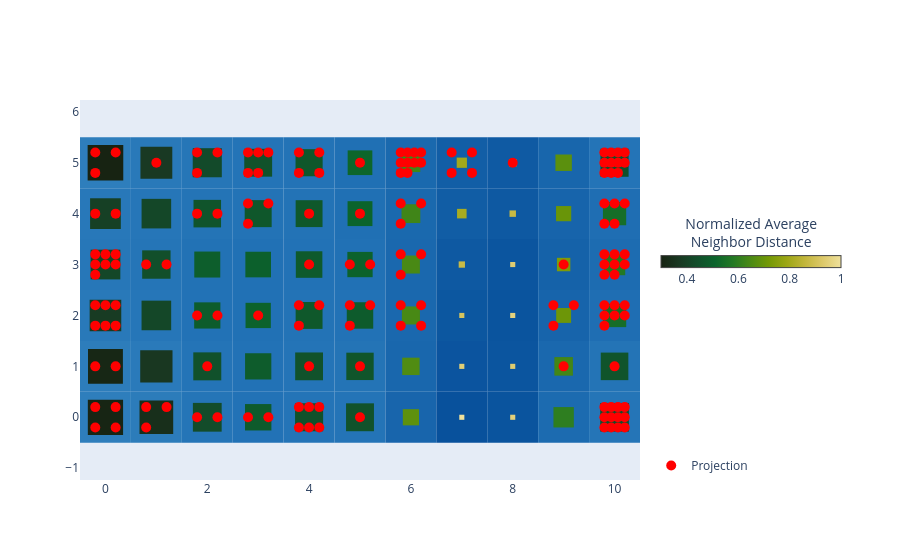

Notebook source saved alongside this figure:
### Code cell
basin.pond() \
    .pad_layer() \
    .attraction_layer(X_scaled) \
    .visualize();

### Figure 1 — Plotly figure (JSON) as saved in the notebook; plotly's stock layout.template omitted (floating-point values rounded to 4 significant figures; data arrays with more than 128 entries replaced by an {"elided": "..."} marker saying what was removed)
{"data": [{"hoverinfo": "none", "marker": {"cmax": 1, "cmin": 0.3, "color": [0.3], "colorbar": {"len": 200, "lenmode": "pixels", "orientation": "h", "thickness": 12, "title": {"side": "top", "text": "Normalized Average<br>Neighbor Distance"}, "x": 1.02, "xanchor": "left", "y": 0.6, "yanchor": "middle"}, "colorscale": [[0, "rgb(23, 35, 18)"], [0.1, "rgb(25, 56, 34)"], [0.2, "rgb(18, 78, 43)"], [0.3, "rgb(11, 100, 44)"], [0.4, "rgb(35, 121, 36)"], [0.5, "rgb(75, 138, 20)"], [0.6, "rgb(116, 153, 5)"], [0.7, "rgb(157, 167, 21)"], [0.8, "rgb(194, 182, 59)"], [0.9, "rgb(221, 201, 106)"], [1, "rgb(239, 225, 156)"]], "showscale": true}, "mode": "markers", "showlegend": false, "type": "scatter", "x": [null], "y": [null]}, {"marker": {"color": "red", "size": 10, "symbol": "circle"}, "mode": "markers", "name": "Projection", "type": "scatter", "x": {"elided": "150 float values"}, "y": {"elided": "150 float values"}}], "layout": {"autosize": true, "legend": {"x": 1.02, "xanchor": "left", "y": 0, "yanchor": "bottom"}, "margin": {"r": 260}, "shapes": [{"fillcolor": "rgb(46, 126, 188)", "layer": "between", "line": {"width": 0}, "type": "rect", "x0": -0.5, "x1": 0.5, "xref": "x", "y0": -0.5, "y1": 0.5, "yref": "y"}, {"fillcolor": "rgb(44, 124, 186)", "layer": "between", "line": {"width": 0}, "type": "rect", "x0": 0.5, "x1": 1.5, "xref": "x", "y0": -0.5, "y1": 0.5, "yref": "y"}, {"fillcolor": "rgb(37, 117, 183)", "layer": "between", "line": {"width": 0}, "type": "rect", "x0": 1.5, "x1": 2.5, "xref": "x", "y0": -0.5, "y1": 0.5, "yref": "y"}, {"fillcolor": "rgb(34, 114, 182)", "layer": "between", "line": {"width": 0}, "type": "rect", "x0": 2.5, "x1": 3.5, "xref": "x", "y0": -0.5, "y1": 0.5, "yref": "y"}, {"fillcolor": "rgb(36, 116, 183)", "layer": "between", "line": {"width": 0}, "type": "rect", "x0": 3.5, "x1": 4.5, "xref": "x", "y0": -0.5, "y1": 0.5, "yref": "y"}, {"fillcolor": "rgb(36, 116, 183)", "layer": "between", "line": {"width": 0}, "type": "rect", "x0": 4.5, "x1": 5.5, "xref": "x", "y0": -0.5, "y1": 0.5, "yref": "y"}, {"fillcolor": "rgb(24, 101, 172)", "layer": "between", "line": {"width": 0}, "type": "rect", "x0": 5.5, "x1": 6.5, "xref": "x", "y0": -0.5, "y1": 0.5, "yref": "y"}, {"fillcolor": "rgb(8, 81, 156)", "layer": "between", "line": {"width": 0}, "type": "rect", "x0": 6.5, "x1": 7.5, "xref": "x", "y0": -0.5, "y1": 0.5, "yref": "y"}, {"fillcolor": "rgb(10, 84, 158)", "layer": "between", "line": {"width": 0}, "type": "rect", "x0": 7.5, "x1": 8.5, "xref": "x", "y0": -0.5, "y1": 0.5, "yref": "y"}, {"fillcolor": "rgb(28, 107, 176)", "layer": "between", "line": {"width": 0}, "type": "rect", "x0": 8.5, "x1": 9.5, "xref": "x", "y0": -0.5, "y1": 0.5, "yref": "y"}, {"fillcolor": "rgb(37, 117, 183)", "layer": "between", "line": {"width": 0}, "type": "rect", "x0": 9.5, "x1": 10.5, "xref": "x", "y0": -0.5, "y1": 0.5, "yref": "y"}, {"fillcolor": "rgb(45, 125, 187)", "layer": "between", "line": {"width": 0}, "type": "rect", "x0": -0.5, "x1": 0.5, "xref": "x", "y0": 0.5, "y1": 1.5, "yref": "y"}, {"fillcolor": "rgb(42, 122, 186)", "layer": "between", "line": {"width": 0}, "type": "rect", "x0": 0.5, "x1": 1.5, "xref": "x", "y0": 0.5, "y1": 1.5, "yref": "y"}, {"fillcolor": "rgb(36, 116, 183)", "layer": "between", "line": {"width": 0}, "type": "rect", "x0": 1.5, "x1": 2.5, "xref": "x", "y0": 0.5, "y1": 1.5, "yref": "y"}, {"fillcolor": "rgb(34, 114, 182)", "layer": "between", "line": {"width": 0}, "type": "rect", "x0": 2.5, "x1": 3.5, "xref": "x", "y0": 0.5, "y1": 1.5, "yref": "y"}, {"fillcolor": "rgb(36, 116, 183)", "layer": "between", "line": {"width": 0}, "type": "rect", "x0": 3.5, "x1": 4.5, "xref": "x", "y0": 0.5, "y1": 1.5, "yref": "y"}, {"fillcolor": "rgb(36, 116, 182)", "layer": "between", "line": {"width": 0}, "type": "rect", "x0": 4.5, "x1": 5.5, "xref": "x", "y0": 0.5, "y1": 1.5, "yref": "y"}, {"fillcolor": "rgb(25, 103, 173)", "layer": "between", "line": {"width": 0}, "type": "rect", "x0": 5.5, "x1": 6.5, "xref": "x", "y0": 0.5, "y1": 1.5, "yref": "y"}, {"fillcolor": "rgb(11, 84, 159)", "layer": "between", "line": {"width": 0}, "type": "rect", "x0": 6.5, "x1": 7.5, "xref": "x", "y0": 0.5, "y1": 1.5, "yref": "y"}, {"fillcolor": "rgb(11, 85, 159)", "layer": "between", "line": {"width": 0}, "type": "rect", "x0": 7.5, "x1": 8.5, "xref": "x", "y0": 0.5, "y1": 1.5, "yref": "y"}, {"fillcolor": "rgb(26, 104, 174)", "layer": "between", "line": {"width": 0}, "type": "rect", "x0": 8.5, "x1": 9.5, "xref": "x", "y0": 0.5, "y1": 1.5, "yref": "y"}, {"fillcolor": "rgb(36, 116, 182)", "layer": "between", "line": {"width": 0}, "type": "rect", "x0": 9.5, "x1": 10.5, "xref": "x", "y0": 0.5, "y1": 1.5, "yref": "y"}, {"fillcolor": "rgb(41, 121, 185)", "layer": "between", "line": {"width": 0}, "type": "rect", "x0": -0.5, "x1": 0.5, "xref": "x", "y0": 1.5, "y1": 2.5, "yref": "y"}, {"fillcolor": "rgb(38, 118, 184)", "layer": "between", "line": {"width": 0}, "type": "rect", "x0": 0.5, "x1": 1.5, "xref": "x", "y0": 1.5, "y1": 2.5, "yref": "y"}, {"fillcolor": "rgb(34, 114, 182)", "layer": "between", "line": {"width": 0}, "type": "rect", "x0": 1.5, "x1": 2.5, "xref": "x", "y0": 1.5, "y1": 2.5, "yref": "y"}, {"fillcolor": "rgb(33, 113, 181)", "layer": "between", "line": {"width": 0}, "type": "rect", "x0": 2.5, "x1": 3.5, "xref": "x", "y0": 1.5, "y1": 2.5, "yref": "y"}, {"fillcolor": "rgb(35, 115, 182)", "layer": "between", "line": {"width": 0}, "type": "rect", "x0": 3.5, "x1": 4.5, "xref": "x", "y0": 1.5, "y1": 2.5, "yref": "y"}, {"fillcolor": "rgb(34, 114, 182)", "layer": "between", "line": {"width": 0}, "type": "rect", "x0": 4.5, "x1": 5.5, "xref": "x", "y0": 1.5, "y1": 2.5, "yref": "y"}, {"fillcolor": "rgb(26, 104, 174)", "layer": "between", "line": {"width": 0}, "type": "rect", "x0": 5.5, "x1": 6.5, "xref": "x", "y0": 1.5, "y1": 2.5, "yref": "y"}, {"fillcolor": "rgb(12, 87, 160)", "layer": "between", "line": {"width": 0}, "type": "rect", "x0": 6.5, "x1": 7.5, "xref": "x", "y0": 1.5, "y1": 2.5, "yref": "y"}, {"fillcolor": "rgb(10, 84, 158)", "layer": "between", "line": {"width": 0}, "type": "rect", "x0": 7.5, "x1": 8.5, "xref": "x", "y0": 1.5, "y1": 2.5, "yref": "y"}, {"fillcolor": "rgb(23, 100, 171)", "layer": "between", "line": {"width": 0}, "type": "rect", "x0": 8.5, "x1": 9.5, "xref": "x", "y0": 1.5, "y1": 2.5, "yref": "y"}, {"fillcolor": "rgb(31, 110, 179)", "layer": "between", "line": {"width": 0}, "type": "rect", "x0": 9.5, "x1": 10.5, "xref": "x", "y0": 1.5, "y1": 2.5, "yref": "y"}, {"fillcolor": "rgb(39, 119, 184)", "layer": "between", "line": {"width": 0}, "type": "rect", "x0": -0.5, "x1": 0.5, "xref": "x", "y0": 2.5, "y1": 3.5, "yref": "y"}, {"fillcolor": "rgb(37, 117, 183)", "layer": "between", "line": {"width": 0}, "type": "rect", "x0": 0.5, "x1": 1.5, "xref": "x", "y0": 2.5, "y1": 3.5, "yref": "y"}, {"fillcolor": "rgb(34, 114, 181)", "layer": "between", "line": {"width": 0}, "type": "rect", "x0": 1.5, "x1": 2.5, "xref": "x", "y0": 2.5, "y1": 3.5, "yref": "y"}, {"fillcolor": "rgb(33, 113, 181)", "layer": "between", "line": {"width": 0}, "type": "rect", "x0": 2.5, "x1": 3.5, "xref": "x", "y0": 2.5, "y1": 3.5, "yref": "y"}, {"fillcolor": "rgb(34, 114, 182)", "layer": "between", "line": {"width": 0}, "type": "rect", "x0": 3.5, "x1": 4.5, "xref": "x", "y0": 2.5, "y1": 3.5, "yref": "y"}, {"fillcolor": "rgb(33, 113, 181)", "layer": "between", "line": {"width": 0}, "type": "rect", "x0": 4.5, "x1": 5.5, "xref": "x", "y0": 2.5, "y1": 3.5, "yref": "y"}, {"fillcolor": "rgb(26, 104, 174)", "layer": "between", "line": {"width": 0}, "type": "rect", "x0": 5.5, "x1": 6.5, "xref": "x", "y0": 2.5, "y1": 3.5, "yref": "y"}, {"fillcolor": "rgb(14, 89, 162)", "layer": "between", "line": {"width": 0}, "type": "rect", "x0": 6.5, "x1": 7.5, "xref": "x", "y0": 2.5, "y1": 3.5, "yref": "y"}, {"fillcolor": "rgb(11, 85, 159)", "layer": "between", "line": {"width": 0}, "type": "rect", "x0": 7.5, "x1": 8.5, "xref": "x", "y0": 2.5, "y1": 3.5, "yref": "y"}, {"fillcolor": "rgb(21, 98, 169)", "layer": "between", "line": {"width": 0}, "type": "rect", "x0": 8.5, "x1": 9.5, "xref": "x", "y0": 2.5, "y1": 3.5, "yref": "y"}, {"fillcolor": "rgb(29, 108, 177)", "layer": "between", "line": {"width": 0}, "type": "rect", "x0": 9.5, "x1": 10.5, "xref": "x", "y0": 2.5, "y1": 3.5, "yref": "y"}, {"fillcolor": "rgb(40, 120, 185)", "layer": "between", "line": {"width": 0}, "type": "rect", "x0": -0.5, "x1": 0.5, "xref": "x", "y0": 3.5, "y1": 4.5, "yref": "y"}, {"fillcolor": "rgb(38, 118, 184)", "layer": "between", "line": {"width": 0}, "type": "rect", "x0": 0.5, "x1": 1.5, "xref": "x", "y0": 3.5, "y1": 4.5, "yref": "y"}, {"fillcolor": "rgb(36, 116, 182)", "layer": "between", "line": {"width": 0}, "type": "rect", "x0": 1.5, "x1": 2.5, "xref": "x", "y0": 3.5, "y1": 4.5, "yref": "y"}, {"fillcolor": "rgb(35, 115, 182)", "layer": "between", "line": {"width": 0}, "type": "rect", "x0": 2.5, "x1": 3.5, "xref": "x", "y0": 3.5, "y1": 4.5, "yref": "y"}, {"fillcolor": "rgb(35, 115, 182)", "layer": "between", "line": {"width": 0}, "type": "rect", "x0": 3.5, "x1": 4.5, "xref": "x", "y0": 3.5, "y1": 4.5, "yref": "y"}, {"fillcolor": "rgb(32, 112, 180)", "layer": "between", "line": {"width": 0}, "type": "rect", "x0": 4.5, "x1": 5.5, "xref": "x", "y0": 3.5, "y1": 4.5, "yref": "y"}, {"fillcolor": "rgb(26, 105, 174)", "layer": "between", "line": {"width": 0}, "type": "rect", "x0": 5.5, "x1": 6.5, "xref": "x", "y0": 3.5, "y1": 4.5, "yref": "y"}, {"fillcolor": "rgb(17, 93, 165)", "layer": "between", "line": {"width": 0}, "type": "rect", "x0": 6.5, "x1": 7.5, "xref": "x", "y0": 3.5, "y1": 4.5, "yref": "y"}, {"fillcolor": "rgb(14, 89, 162)", "layer": "between", "line": {"width": 0}, "type": "rect", "x0": 7.5, "x1": 8.5, "xref": "x", "y0": 3.5, "y1": 4.5, "yref": "y"}, {"fillcolor": "rgb(23, 100, 171)", "layer": "between", "line": {"width": 0}, "type": "rect", "x0": 8.5, "x1": 9.5, "xref": "x", "y0": 3.5, "y1": 4.5, "yref": "y"}, {"fillcolor": "rgb(31, 110, 179)", "layer": "between", "line": {"width": 0}, "type": "rect", "x0": 9.5, "x1": 10.5, "xref": "x", "y0": 3.5, "y1": 4.5, "yref": "y"}, {"fillcolor": "rgb(46, 126, 188)", "layer": "between", "line": {"width": 0}, "type": "rect", "x0": -0.5, "x1": 0.5, "xref": "x", "y0": 4.5, "y1": 5.5, "yref": "y"}, {"fillcolor": "rgb(41, 121, 185)", "layer": "between", "line": {"width": 0}, "type": "rect", "x0": 0.5, "x1": 1.5, "xref": "x", "y0": 4.5, "y1": 5.5, "yref": "y"}, {"fillcolor": "rgb(38, 118, 183)", "layer": "between", "line": {"width": 0}, "type": "rect", "x0": 1.5, "x1": 2.5, "xref": "x", "y0": 4.5, "y1": 5.5, "yref": "y"}, {"fillcolor": "rgb(36, 116, 183)", "layer": "between", "line": {"width": 0}, "type": "rect", "x0": 2.5, "x1": 3.5, "xref": "x", "y0": 4.5, "y1": 5.5, "yref": "y"}, {"fillcolor": "rgb(35, 115, 182)", "layer": "between", "line": {"width": 0}, "type": "rect", "x0": 3.5, "x1": 4.5, "xref": "x", "y0": 4.5, "y1": 5.5, "yref": "y"}, {"fillcolor": "rgb(32, 112, 180)", "layer": "between", "line": {"width": 0}, "type": "rect", "x0": 4.5, "x1": 5.5, "xref": "x", "y0": 4.5, "y1": 5.5, "yref": "y"}, {"fillcolor": "rgb(26, 105, 174)", "layer": "between", "line": {"width": 0}, "type": "rect", "x0": 5.5, "x1": 6.5, "xref": "x", "y0": 4.5, "y1": 5.5, "yref": "y"}, {"fillcolor": "rgb(18, 94, 166)", "layer": "between", "line": {"width": 0}, "type": "rect", "x0": 6.5, "x1": 7.5, "xref": "x", "y0": 4.5, "y1": 5.5, "yref": "y"}, {"fillcolor": "rgb(15, 90, 163)", "layer": "between", "line": {"width": 0}, "type": "rect", "x0": 7.5, "x1": 8.5, "xref": "x", "y0": 4.5, "y1": 5.5, "yref": "y"}, {"fillcolor": "rgb(24, 102, 172)", "layer": "between", "line": {"width": 0}, "type": "rect", "x0": 8.5, "x1": 9.5, "xref": "x", "y0": 4.5, "y1": 5.5, "yref": "y"}, {"fillcolor": "rgb(36, 116, 183)", "layer": "between", "line": {"width": 0}, "type": "rect", "x0": 9.5, "x1": 10.5, "xref": "x", "y0": 4.5, "y1": 5.5, "yref": "y"}, {"fillcolor": "rgb(23, 37, 20)", "layer": "between", "line": {"width": 0}, "type": "rect", "x0": -0.3462, "x1": 0.3462, "xref": "x", "y0": -0.3462, "y1": 0.3462, "yref": "y"}, {"fillcolor": "rgb(24, 47, 27)", "layer": "between", "line": {"width": 0}, "type": "rect", "x0": 0.6692, "x1": 1.331, "xref": "x", "y0": -0.3308, "y1": 0.3308, "yref": "y"}, {"fillcolor": "rgb(19, 76, 42)", "layer": "between", "line": {"width": 0}, "type": "rect", "x0": 1.717, "x1": 2.283, "xref": "x", "y0": -0.2826, "y1": 0.2826, "yref": "y"}, {"fillcolor": "rgb(14, 91, 44)", "layer": "between", "line": {"width": 0}, "type": "rect", "x0": 2.74, "x1": 3.26, "xref": "x", "y0": -0.2596, "y1": 0.2596, "yref": "y"}, {"fillcolor": "rgb(17, 81, 43)", "layer": "between", "line": {"width": 0}, "type": "rect", "x0": 3.724, "x1": 4.276, "xref": "x", "y0": -0.2756, "y1": 0.2756, "yref": "y"}, {"fillcolor": "rgb(17, 82, 43)", "layer": "between", "line": {"width": 0}, "type": "rect", "x0": 4.726, "x1": 5.274, "xref": "x", "y0": -0.2739, "y1": 0.2739, "yref": "y"}, {"fillcolor": "rgb(94, 145, 13)", "layer": "between", "line": {"width": 0}, "type": "rect", "x0": 5.841, "x1": 6.159, "xref": "x", "y0": -0.1591, "y1": 0.1591, "yref": "y"}, {"fillcolor": "rgb(239, 225, 156)", "layer": "between", "line": {"width": 0}, "type": "rect", "x0": 6.95, "x1": 7.05, "xref": "x", "y0": -0.05, "y1": 0.05, "yref": "y"}, {"fillcolor": "rgb(227, 208, 122)", "layer": "between", "line": {"width": 0}, "type": "rect", "x0": 7.95, "x1": 8.05, "xref": "x", "y0": -0.05, "y1": 0.05, "yref": "y"}, {"fillcolor": "rgb(46, 126, 32)", "layer": "between", "line": {"width": 0}, "type": "rect", "x0": 8.8, "x1": 9.2, "xref": "x", "y0": -0.2003, "y1": 0.2003, "yref": "y"}, {"fillcolor": "rgb(18, 77, 43)", "layer": "between", "line": {"width": 0}, "type": "rect", "x0": 9.719, "x1": 10.28, "xref": "x", "y0": -0.2815, "y1": 0.2815, "yref": "y"}, {"fillcolor": "rgb(23, 39, 21)", "layer": "between", "line": {"width": 0}, "type": "rect", "x0": -0.3428, "x1": 0.3428, "xref": "x", "y0": 0.6572, "y1": 1.343, "yref": "y"}, {"fillcolor": "rgb(25, 55, 33)", "layer": "between", "line": {"width": 0}, "type": "rect", "x0": 0.6828, "x1": 1.317, "xref": "x", "y0": 0.6828, "y1": 1.317, "yref": "y"}, {"fillcolor": "rgb(17, 81, 43)", "layer": "between", "line": {"width": 0}, "type": "rect", "x0": 1.725, "x1": 2.275, "xref": "x", "y0": 0.7251, "y1": 1.275, "yref": "y"}, {"fillcolor": "rgb(14, 92, 44)", "layer": "between", "line": {"width": 0}, "type": "rect", "x0": 2.742, "x1": 3.258, "xref": "x", "y0": 0.7422, "y1": 1.258, "yref": "y"}, {"fillcolor": "rgb(17, 82, 43)", "layer": "between", "line": {"width": 0}, "type": "rect", "x0": 3.727, "x1": 4.273, "xref": "x", "y0": 0.7268, "y1": 1.273, "yref": "y"}, {"fillcolor": "rgb(16, 85, 43)", "layer": "between", "line": {"width": 0}, "type": "rect", "x0": 4.731, "x1": 5.269, "xref": "x", "y0": 0.731, "y1": 1.269, "yref": "y"}, {"fillcolor": "rgb(80, 140, 18)", "layer": "between", "line": {"width": 0}, "type": "rect", "x0": 5.829, "x1": 6.171, "xref": "x", "y0": 0.8291, "y1": 1.171, "yref": "y"}, {"fillcolor": "rgb(225, 207, 118)", "layer": "between", "line": {"width": 0}, "type": "rect", "x0": 6.95, "x1": 7.05, "xref": "x", "y0": 0.95, "y1": 1.05, "yref": "y"}, {"fillcolor": "rgb(223, 204, 111)", "layer": "between", "line": {"width": 0}, "type": "rect", "x0": 7.95, "x1": 8.05, "xref": "x", "y0": 0.95, "y1": 1.05, "yref": "y"}, {"fillcolor": "rgb(67, 134, 23)", "layer": "between", "line": {"width": 0}, "type": "rect", "x0": 8.818, "x1": 9.182, "xref": "x", "y0": 0.8178, "y1": 1.182, "yref": "y"}, {"fillcolor": "rgb(16, 84, 43)", "layer": "between", "line": {"width": 0}, "type": "rect", "x0": 9.729, "x1": 10.27, "xref": "x", "y0": 0.7293, "y1": 1.271, "yref": "y"}, {"fillcolor": "rgb(24, 59, 35)", "layer": "between", "line": {"width": 0}, "type": "rect", "x0": -0.3102, "x1": 0.3102, "xref": "x", "y0": 1.69, "y1": 2.31, "yref": "y"}, {"fillcolor": "rgb(20, 71, 40)", "layer": "between", "line": {"width": 0}, "type": "rect", "x0": 0.7091, "x1": 1.291, "xref": "x", "y0": 1.709, "y1": 2.291, "yref": "y"}, {"fillcolor": "rgb(13, 92, 44)", "layer": "between", "line": {"width": 0}, "type": "rect", "x0": 1.743, "x1": 2.257, "xref": "x", "y0": 1.743, "y1": 2.257, "yref": "y"}, {"fillcolor": "rgb(12, 98, 44)", "layer": "between", "line": {"width": 0}, "type": "rect", "x0": 2.752, "x1": 3.248, "xref": "x", "y0": 1.752, "y1": 2.248, "yref": "y"}, {"fillcolor": "rgb(15, 88, 43)", "layer": "between", "line": {"width": 0}, "type": "rect", "x0": 3.736, "x1": 4.264, "xref": "x", "y0": 1.736, "y1": 2.264, "yref": "y"}, {"fillcolor": "rgb(14, 91, 44)", "layer": "between", "line": {"width": 0}, "type": "rect", "x0": 4.74, "x1": 5.26, "xref": "x", "y0": 1.74, "y1": 2.26, "yref": "y"}, {"fillcolor": "rgb(72, 137, 21)", "layer": "between", "line": {"width": 0}, "type": "rect", "x0": 5.823, "x1": 6.177, "xref": "x", "y0": 1.823, "y1": 2.177, "yref": "y"}, {"fillcolor": "rgb(214, 196, 94)", "layer": "between", "line": {"width": 0}, "type": "rect", "x0": 6.95, "x1": 7.05, "xref": "x", "y0": 1.95, "y1": 2.05, "yref": "y"}, {"fillcolor": "rgb(228, 210, 125)", "layer": "between", "line": {"width": 0}, "type": "rect", "x0": 7.95, "x1": 8.05, "xref": "x", "y0": 1.95, "y1": 2.05, "yref": "y"}, {"fillcolor": "rgb(109, 150, 8)", "layer": "between", "line": {"width": 0}, "type": "rect", "x0": 8.854, "x1": 9.146, "xref": "x", "y0": 1.854, "y1": 2.146, "yref": "y"}, {"fillcolor": "rgb(22, 109, 40)", "layer": "between", "line": {"width": 0}, "type": "rect", "x0": 9.771, "x1": 10.23, "xref": "x", "y0": 1.771, "y1": 2.229, "yref": "y"}, {"fillcolor": "rgb(20, 71, 40)", "layer": "between", "line": {"width": 0}, "type": "rect", "x0": -0.2919, "x1": 0.2919, "xref": "x", "y0": 2.708, "y1": 3.292, "yref": "y"}, {"fillcolor": "rgb(18, 79, 43)", "layer": "between", "line": {"width": 0}, "type": "rect", "x0": 0.7213, "x1": 1.279, "xref": "x", "y0": 2.721, "y1": 3.279, "yref": "y"}, {"fillcolor": "rgb(13, 94, 44)", "layer": "between", "line": {"width": 0}, "type": "rect", "x0": 1.745, "x1": 2.255, "xref": "x", "y0": 2.745, "y1": 3.255, "yref": "y"}, {"fillcolor": "rgb(12, 96, 44)", "layer": "between", "line": {"width": 0}, "type": "rect", "x0": 2.748, "x1": 3.252, "xref": "x", "y0": 2.748, "y1": 3.252, "yref": "y"}, {"fillcolor": "rgb(14, 90, 44)", "layer": "between", "line": {"width": 0}, "type": "rect", "x0": 3.739, "x1": 4.261, "xref": "x", "y0": 2.739, "y1": 3.261, "yref": "y"}, {"fillcolor": "rgb(12, 98, 44)", "layer": "between", "line": {"width": 0}, "type": "rect", "x0": 4.752, "x1": 5.248, "xref": "x", "y0": 2.752, "y1": 3.248, "yref": "y"}, {"fillcolor": "rgb(73, 137, 21)", "layer": "between", "line": {"width": 0}, "type": "rect", "x0": 5.824, "x1": 6.176, "xref": "x", "y0": 2.824, "y1": 3.176, "yref": "y"}, {"fillcolor": "rgb(200, 186, 70)", "layer": "between", "line": {"width": 0}, "type": "rect", "x0": 6.938, "x1": 7.062, "xref": "x", "y0": 2.938, "y1": 3.062, "yref": "y"}, {"fillcolor": "rgb(223, 204, 113)", "layer": "between", "line": {"width": 0}, "type": "rect", "x0": 7.95, "x1": 8.05, "xref": "x", "y0": 2.95, "y1": 3.05, "yref": "y"}, {"fillcolor": "rgb(126, 156, 9)", "layer": "between", "line": {"width": 0}, "type": "rect", "x0": 8.868, "x1": 9.132, "xref": "x", "y0": 2.868, "y1": 3.132, "yref": "y"}, {"fillcolor": "rgb(35, 121, 36)", "layer": "between", "line": {"width": 0}, "type": "rect", "x0": 9.79, "x1": 10.21, "xref": "x", "y0": 2.79, "y1": 3.21, "yref": "y"}, {"fillcolor": "rgb(22, 64, 37)", "layer": "between", "line": {"width": 0}, "type": "rect", "x0": -0.3018, "x1": 0.3018, "xref": "x", "y0": 3.698, "y1": 4.302, "yref": "y"}, {"fillcolor": "rgb(20, 71, 40)", "layer": "between", "line": {"width": 0}, "type": "rect", "x0": 0.7096, "x1": 1.29, "xref": "x", "y0": 3.71, "y1": 4.29, "yref": "y"}, {"fillcolor": "rgb(16, 84, 43)", "layer": "between", "line": {"width": 0}, "type": "rect", "x0": 1.729, "x1": 2.271, "xref": "x", "y0": 3.729, "y1": 4.271, "yref": "y"}, {"fillcolor": "rgb(15, 87, 43)", "layer": "between", "line": {"width": 0}, "type": "rect", "x0": 2.735, "x1": 3.265, "xref": "x", "y0": 3.735, "y1": 4.265, "yref": "y"}, {"fillcolor": "rgb(15, 88, 43)", "layer": "between", "line": {"width": 0}, "type": "rect", "x0": 3.736, "x1": 4.264, "xref": "x", "y0": 3.736, "y1": 4.264, "yref": "y"}, {"fillcolor": "rgb(11, 100, 44)", "layer": "between", "line": {"width": 0}, "type": "rect", "x0": 4.756, "x1": 5.244, "xref": "x", "y0": 3.756, "y1": 4.244, "yref": "y"}, {"fillcolor": "rgb(64, 133, 24)", "layer": "between", "line": {"width": 0}, "type": "rect", "x0": 5.815, "x1": 6.185, "xref": "x", "y0": 3.815, "y1": 4.185, "yref": "y"}, {"fillcolor": "rgb(169, 172, 33)", "layer": "between", "line": {"width": 0}, "type": "rect", "x0": 6.906, "x1": 7.094, "xref": "x", "y0": 3.906, "y1": 4.094, "yref": "y"}, {"fillcolor": "rgb(199, 186, 68)", "layer": "between", "line": {"width": 0}, "type": "rect", "x0": 7.937, "x1": 8.063, "xref": "x", "y0": 3.937, "y1": 4.063, "yref": "y"}, {"fillcolor": "rgb(105, 149, 9)", "layer": "between", "line": {"width": 0}, "type": "rect", "x0": 8.851, "x1": 9.149, "xref": "x", "y0": 3.851, "y1": 4.149, "yref": "y"}, {"fillcolor": "rgb(22, 110, 40)", "layer": "between", "line": {"width": 0}, "type": "rect", "x0": 9.772, "x1": 10.23, "xref": "x", "y0": 3.772, "y1": 4.228, "yref": "y"}, {"fillcolor": "rgb(23, 35, 18)", "layer": "between", "line": {"width": 0}, "type": "rect", "x0": -0.35, "x1": 0.35, "xref": "x", "y0": 4.65, "y1": 5.35, "yref": "y"}, {"fillcolor": "rgb(25, 57, 35)", "layer": "between", "line": {"width": 0}, "type": "rect", "x0": 0.6872, "x1": 1.313, "xref": "x", "y0": 4.687, "y1": 5.313, "yref": "y"}, {"fillcolor": "rgb(19, 74, 42)", "layer": "between", "line": {"width": 0}, "type": "rect", "x0": 1.714, "x1": 2.286, "xref": "x", "y0": 4.714, "y1": 5.286, "yref": "y"}, {"fillcolor": "rgb(17, 82, 43)", "layer": "between", "line": {"width": 0}, "type": "rect", "x0": 2.726, "x1": 3.274, "xref": "x", "y0": 4.726, "y1": 5.274, "yref": "y"}, {"fillcolor": "rgb(15, 87, 43)", "layer": "between", "line": {"width": 0}, "type": "rect", "x0": 3.734, "x1": 4.266, "xref": "x", "y0": 4.734, "y1": 5.266, "yref": "y"}, {"fillcolor": "rgb(13, 102, 43)", "layer": "between", "line": {"width": 0}, "type": "rect", "x0": 4.758, "x1": 5.242, "xref": "x", "y0": 4.758, "y1": 5.242, "yref": "y"}, {"fillcolor": "rgb(65, 134, 24)", "layer": "between", "line": {"width": 0}, "type": "rect", "x0": 5.816, "x1": 6.184, "xref": "x", "y0": 4.816, "y1": 5.184, "yref": "y"}, {"fillcolor": "rgb(162, 169, 26)", "layer": "between", "line": {"width": 0}, "type": "rect", "x0": 6.899, "x1": 7.101, "xref": "x", "y0": 4.899, "y1": 5.101, "yref": "y"}, {"fillcolor": "rgb(190, 180, 55)", "layer": "between", "line": {"width": 0}, "type": "rect", "x0": 7.926, "x1": 8.074, "xref": "x", "y0": 4.926, "y1": 5.074, "yref": "y"}, {"fillcolor": "rgb(91, 144, 14)", "layer": "between", "line": {"width": 0}, "type": "rect", "x0": 8.838, "x1": 9.162, "xref": "x", "y0": 4.838, "y1": 5.162, "yref": "y"}, {"fillcolor": "rgb(17, 80, 43)", "layer": "between", "line": {"width": 0}, "type": "rect", "x0": 9.724, "x1": 10.28, "xref": "x", "y0": 4.724, "y1": 5.276, "yref": "y"}], "showlegend": true, "xaxis": {"constrain": "domain", "range": [-0.5, 10.5], "scaleanchor": "y", "showgrid": false, "zeroline": false}, "yaxis": {"range": [-0.5, 5.5], "showgrid": false, "zeroline": false}}}
